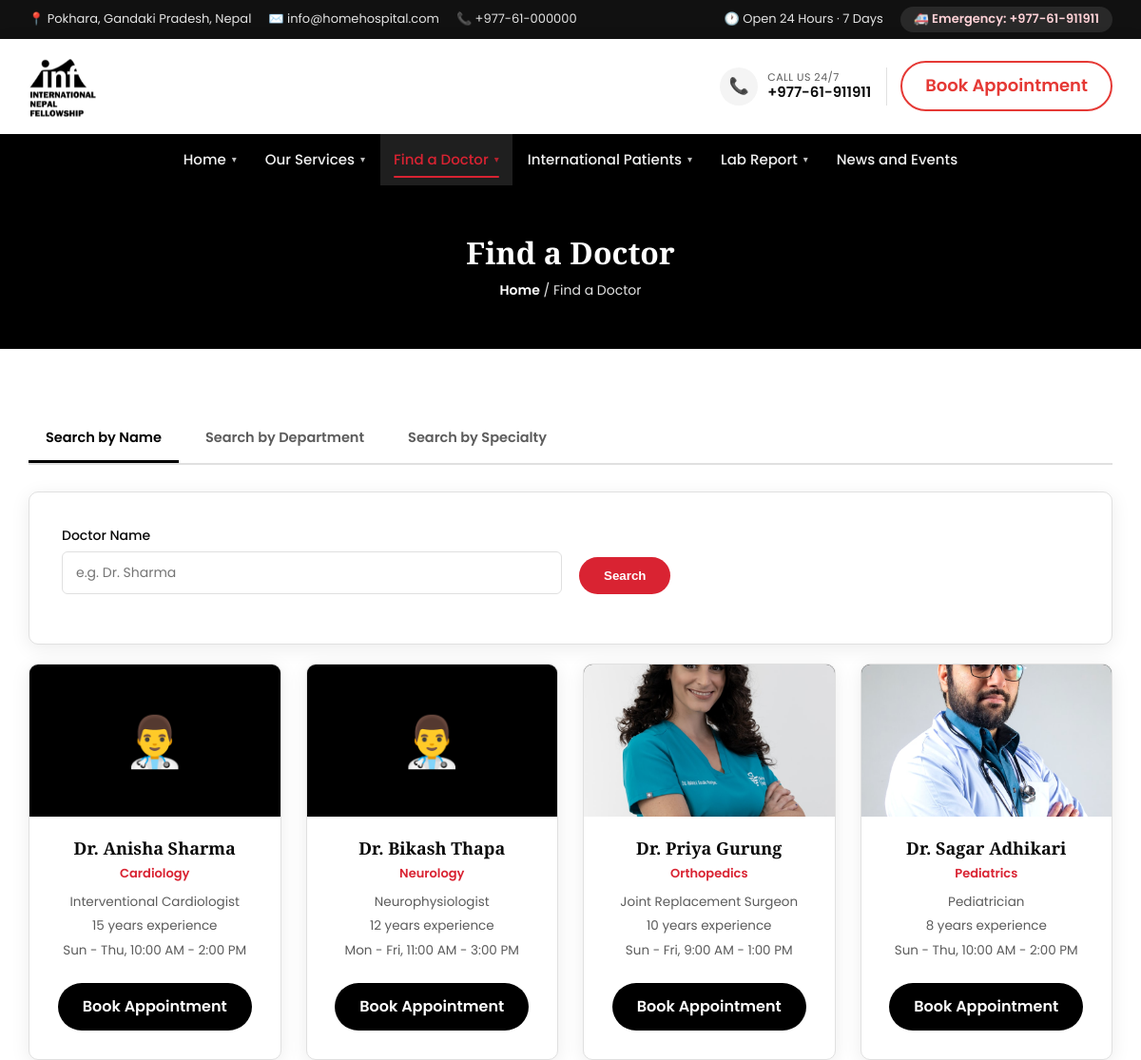
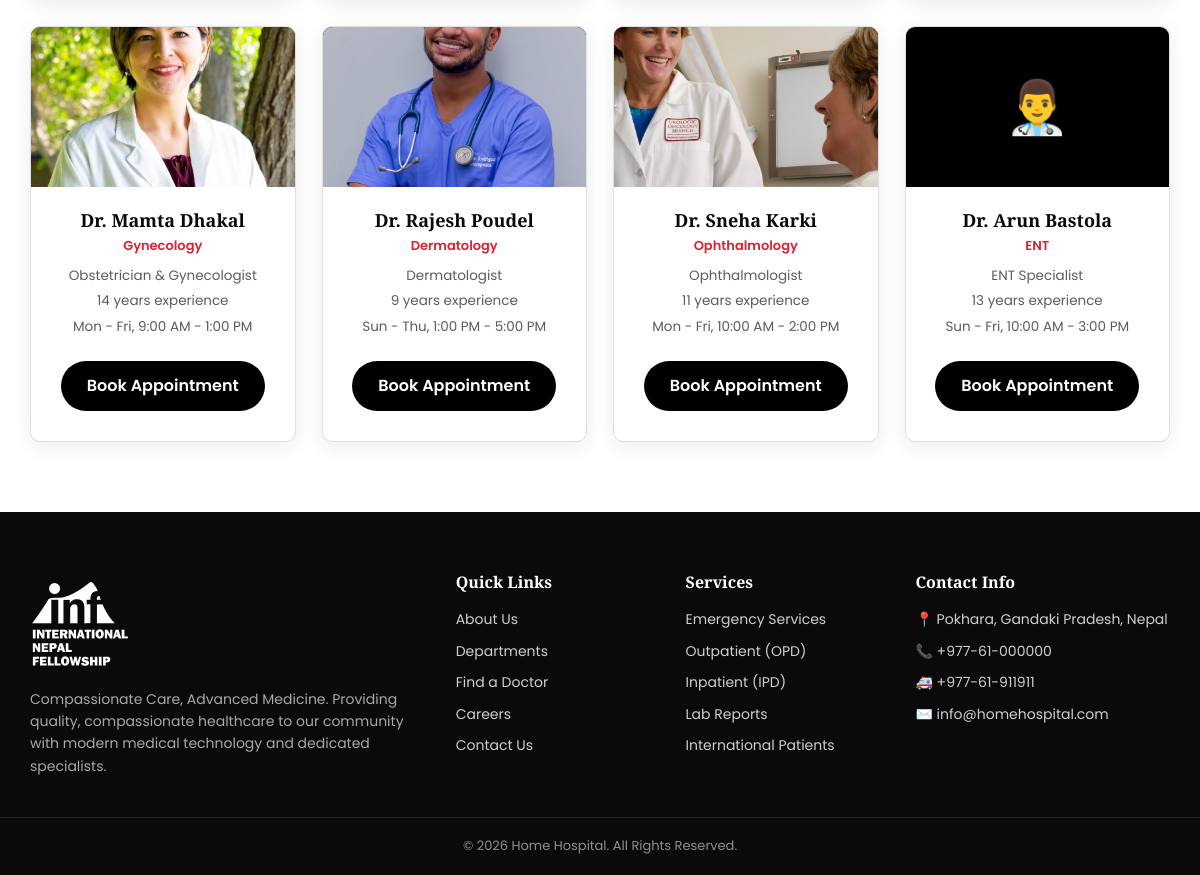
/pages/find-doctor.php, run on the app's committed database (2 pictures, top to bottom).
### tables this page shows
CREATE TABLE IF NOT EXISTS doctors (
    id INT NOT NULL AUTO_INCREMENT,
    name VARCHAR(150) NOT NULL,
    department_id INT NOT NULL,
    specialty VARCHAR(150) NOT NULL,
    experience VARCHAR(50) NOT NULL,
    days VARCHAR(100) NOT NULL,
    time_slot VARCHAR(100) NOT NULL,
    photo_url VARCHAR(255) DEFAULT NULL,
    created_at DATETIME NOT NULL DEFAULT CURRENT_TIMESTAMP,
    PRIMARY KEY (id),
    KEY idx_doctors_department_id (department_id),
    CONSTRAINT fk_doctors_department FOREIGN KEY (department_id)
        REFERENCES departments (id) ON DELETE CASCADE
);

CREATE TABLE IF NOT EXISTS departments (
    id INT NOT NULL AUTO_INCREMENT,
    name VARCHAR(150) NOT NULL,
    description TEXT NOT NULL,
    icon VARCHAR(20) NOT NULL DEFAULT '🏥',
    image_url VARCHAR(255) DEFAULT NULL,
    created_at DATETIME NOT NULL DEFAULT CURRENT_TIMESTAMP,
    PRIMARY KEY (id)
);

### pages/find-doctor.php (called while the page is built, shortened)
<?php
require_once __DIR__ . '/../includes/config.php';
$allowed_by = ['name', 'department', 'specialty'];
$by = in_array($_GET['by'] ?? '', $allowed_by, true) ? $_GET['by'] : 'name';
$q = mb_substr(trim($_GET['q'] ?? ''), 0, 100);
$results = Doctor::allWithDepartment();
View::render('pages/find-doctor', compact('page_title', 'by', 'q', 'dept_filter', 'results', 'departments', 'nav_menu'));

### includes/config.php (called while the page is built, shortened)
<?php
function e($value) {
    return htmlspecialchars((string)$value, ENT_QUOTES, 'UTF-8');
}
function site_url(string $path): string
{
    static $base = null;
    if ($base === null) {
        $docRoot = str_replace('\\', '/', rtrim($_SERVER['DOCUMENT_ROOT'] ?? '', '/'));
        $appRoot = str_replace('\\', '/', dirname(__DIR__));
        if ($docRoot !== '' && strpos($appRoot, $docRoot) === 0) {
            $base = '/' . ltrim(substr($appRoot, strlen($docRoot)), '/');
        } else {
            $base = '';
        }
        if ($base !== '') {
            $base = ($base === '/') ? '/' : rtrim($base, '/') . '/';
        }
    }
    return $base . $path;
}
spl_autoload_register(function ($class) {
    $prefix = 'App\\';
    $baseDir = __DIR__ . '/../app/';
    $len = strlen($prefix);
    $relativeClass = substr($class, $len);
    $file = $baseDir . str_replace('\\', '/', $relativeClass) . '.php';
});
function load_site_content() {
    $doctors = Doctor::allWithDepartment();
    return compact('departments', 'doctors', 'health_packages', 'news_events');
}
$site_content = load_site_content();

### app/Core/Database.php (called while the page is built, shortened)
<?php
class Database
{
    private static ?Database $instance = null;
    private PDO $pdo;
    private function __construct()
    {
        $driver = defined('DB_DRIVER') ? DB_DRIVER : 'mysql';
        if ($driver === 'mysql') {
            $dsn = 'mysql:host=' . (defined('DB_HOST') ? DB_HOST : '127.0.0.1')
                . ';port=' . (defined('DB_PORT') ? DB_PORT : '3306')
                . ';dbname=' . (defined('DB_NAME') ? DB_NAME : 'hospital')
                . ';charset=utf8mb4';
            $this->pdo = new PDO($dsn, defined('DB_USER') ? DB_USER : 'root', defined('DB_PASS') ? DB_PASS : '');
        }
        $this->pdo->setAttribute(PDO::ATTR_ERRMODE, PDO::ERRMODE_EXCEPTION);
        $this->pdo->setAttribute(PDO::ATTR_DEFAULT_FETCH_MODE, PDO::FETCH_ASSOC);
    }
    public static function getInstance(): self
    {
        if (self::$instance === null) {
            self::$instance = new self();
        }
        return self::$instance;
    }
    public function fetchAll(string $sql, array $params = []): array
    {
        $stmt = $this->pdo->prepare($sql);
        $stmt->execute($params);
        return $stmt->fetchAll();
    }
}

### app/Models/Doctor.php (called while the page is built, shortened)
<?php
class Doctor extends Model
{
    public static function allWithDepartment(string $orderBy = 'doc.id'): array
    {
        $db = new static();
        return $db->getDb()->fetchAll(
            'SELECT doc.*, dep.name AS department_name, dep.icon AS department_icon
             FROM doctors doc
             JOIN departments dep ON doc.department_id = dep.id
             ORDER BY ' . $orderBy
        );
    }
}

### app/Core/Model.php (called while the page is built, shortened)
<?php
abstract class Model
{
    protected Database $db;
    public function __construct()
    {
        $this->db = Database::getInstance();
    }
    public function getDb(): Database
    {
        return $this->db;
    }
}

### app/Views/pages/find-doctor.php (the view, shortened to what this page needs)
<section class="page-banner">
  <div class="container">
    <h1 data-aos="fade-up" data-aos-duration="1000">Find a Doctor</h1>
    <div class="breadcrumb" data-aos="fade-up" data-aos-duration="1000" data-aos-delay="100"><a href="<?php echo e(site_url('pages/index.php')); ?>">Home</a> / Find a Doctor</div>
  </div>
</section>
<section class="section">
  <div class="container">
    <div class="tabs" data-aos="fade-up" data-aos-duration="1000">
      <a href="<?php echo e(site_url('pages/find-doctor.php?by=name')); ?>" class="tab-btn <?php echo $by=='name'?'active':''; ?>">Search by Name</a>
      <a href="<?php echo e(site_url('pages/find-doctor.php?by=department')); ?>" class="tab-btn <?php echo $by=='department'?'active':''; ?>">Search by Department</a>
      <a href="<?php echo e(site_url('pages/find-doctor.php?by=specialty')); ?>" class="tab-btn <?php echo $by=='specialty'?'active':''; ?>">Search by Specialty</a>
    </div>
    <div class="form-box mb-20" data-aos="zoom-in" data-aos-duration="1200">
      <form method="GET" action="<?php echo e(site_url('pages/find-doctor.php')); ?>" class="form-row" style="align-items:end;">
        <?php if ($by === 'department'): ?>
          <div class="form-group" style="grid-column: span 1;">
            <label>Select Department</label>
            <select name="dept">
              <option value="">All Departments</option>
              <?php foreach ($departments as $d): ?>
              <option value="<?php echo e($d['id']); ?>" <?php echo ($dept_filter == $d['id']) ? 'selected' : ''; ?>><?php echo e($d['name']); ?></option>
              <?php endforeach; ?>
            </select>
          </div>
        <?php else: ?>
          <div class="form-group">
            <label><?php echo $by === 'specialty' ? 'Specialty Keyword' : 'Doctor Name'; ?></label>
            <input type="text" name="q" value="<?php echo e($q); ?>" placeholder="<?php echo $by === 'specialty' ? 'e.g. Cardiologist' : 'e.g. Dr. Sharma'; ?>">
          </div>
        <?php endif; ?>
        <div class="form-group">
          <button type="submit" class="btn btn-primary" data-aos="zoom-in" data-aos-duration="1200">Search</button>
        </div>
      </form>
    </div>
    <div class="grid grid-4">
      <?php foreach ($results as $i => $doc): ?>
      <div class="doctor-card" data-aos="fade-up" data-aos-duration="1000" data-aos-delay="<?php echo ($i % 4) * 100; ?>">
        <?php if (!empty($doc['photo_url'])): ?>
        <div class="doctor-photo"><img src="<?php echo e($doc['photo_url']); ?>" alt="<?php echo e($doc['name']); ?>"></div>
        <?php else: ?>
        <div class="doctor-photo">👨‍⚕️</div>
        <?php endif; ?>
        <div class="doctor-info">
          <h3><?php echo e($doc['name']); ?></h3>
          <div class="dept"><?php echo e($doc['department_name']); ?></div>
          <p><?php echo e($doc['specialty']); ?></p>
          <p><?php echo e($doc['experience']); ?> experience</p>
          <p><?php echo e($doc['days']); ?>, <?php echo e($doc['time_slot']); ?></p>
          <a href="<?php echo e(site_url('pages/book-appointment.php?doctor=' . urlencode($doc['name']))); ?>" class="btn btn-secondary mt-20" data-aos="zoom-in" data-aos-duration="1200">Book Appointment</a>
        </div>
      </div>
      <?php endforeach; ?>
    </div>
  </div>
</section>

### app/Core/View.php (shortened to what this page needs)
<?php
class View
{
    public static function render(string $view, array $data = [], string $layout = 'main'): void
    {
        $viewPath = __DIR__ . '/../Views/' . $view . '.php';
        extract($data);
        if ($layout) {
            $headerPath = __DIR__ . '/../Views/layouts/' . $layout . '-header.php';
            if (file_exists($headerPath)) {
                require $headerPath;
            }
        }
        require $viewPath;
        if ($layout) {
            $footerPath = __DIR__ . '/../Views/layouts/' . $layout . '-footer.php';
            if (file_exists($footerPath)) {
                require $footerPath;
            }
        }
    }
}

### app/Views/layouts/main-header.php (shortened to what this page needs)
<?php
$current = basename($_SERVER['PHP_SELF'] ?? 'index.php');
function header_nav_active(string $link, string $current): string
{
    $page = basename(parse_url($link, PHP_URL_PATH) ?: '');
    return ($page === $current) ? ' active' : '';
}
?>
<!DOCTYPE html>
<html lang="en">
<head>
<link rel="stylesheet" href="<?php echo e(site_url('css/style.css?v=17')); ?>">
<link rel="stylesheet" href="<?php echo e(site_url('css/aos.css')); ?>">
</head>
<body class="site">
<div class="topbar">
  <div class="container topbar-inner">
    <div class="topbar-left">
      <span>📍 <?php echo e(SITE_ADDRESS); ?></span>
      <span class="topbar-hide-sm">✉️ <a href="mailto:<?php echo e(SITE_EMAIL); ?>"><?php echo e(SITE_EMAIL); ?></a></span>
      <span class="topbar-hide-sm">📞 <a href="tel:<?php echo e(SITE_PHONE); ?>"><?php echo e(SITE_PHONE); ?></a></span>
    </div>
    <div class="topbar-right">
      <span class="topbar-hide-sm">🕐 Open 24 Hours · 7 Days</span>
      <span class="emergency">🚑 Emergency: <?php echo e(SITE_EMERGENCY); ?></span>
    </div>
  </div>
</div>
<header class="site-header">
  <div class="container header-main">
    <a href="<?php echo e(site_url('pages/index.php')); ?>" class="logo" aria-label="<?php echo e(SITE_NAME); ?>">
      <img src="<?php echo e(site_url('images/logo.png')); ?>" alt="<?php echo e(SITE_NAME); ?>" class="logo-img">
    </a>
    <div class="header-actions">
      <a href="tel:<?php echo e(SITE_EMERGENCY); ?>" class="header-call">
        <span class="header-call-icon">📞</span>
        <span class="header-call-text">
          <small>Call Us 24/7</small>
          <?php echo e(SITE_EMERGENCY); ?>
        </span>
      </a>
      <a href="<?php echo e(site_url('pages/book-appointment.php')); ?>" class="btn btn-primary nav-cta">Book Appointment</a>
    </div>
  </div>
  <nav class="main-nav" id="mainNav">
    <div class="container nav-inner">
      <ul class="nav-list">
        <?php foreach ($nav_menu as $label => $item): ?>
        <li class="has-dropdown<?php echo header_nav_active($item['link'], $current); ?>">
          <a href="<?php echo e(site_url('pages/' . $item['link'])); ?>">
            <?php echo e($label); ?>
            <?php if (!empty($item['children'])): ?><span class="caret">▾</span><?php endif; ?>
          </a>
        </li>
        <?php endforeach; ?>
      </ul>
    </div>
  </nav>
</header>

### app/Views/layouts/main-footer.php (shortened to what this page needs)
<footer class="site-footer">
  <div class="container footer-grid">
    <div class="footer-col">
      <a href="<?php echo e(site_url('pages/index.php')); ?>" class="footer-logo-link" aria-label="<?php echo e(SITE_NAME); ?>">
        <img src="<?php echo e(site_url('images/logo-white.png')); ?>" alt="<?php echo e(SITE_NAME); ?>" class="footer-logo">
      </a>
      <p><?php echo SITE_TAGLINE; ?>. Providing quality, compassionate healthcare to our community with modern medical technology and dedicated specialists.</p>
    </div>
    <div class="footer-col">
      <h4>Quick Links</h4>
      <ul>
        <li><a href="<?php echo e(site_url('pages/about.php')); ?>">About Us</a></li>
        <li><a href="<?php echo e(site_url('pages/departments.php')); ?>">Departments</a></li>
        <li><a href="<?php echo e(site_url('pages/find-doctor.php')); ?>">Find a Doctor</a></li>
        <li><a href="<?php echo e(site_url('pages/careers.php')); ?>">Careers</a></li>
        <li><a href="<?php echo e(site_url('pages/contact.php')); ?>">Contact Us</a></li>
      </ul>
    </div>
    <div class="footer-col">
      <h4>Services</h4>
      <ul>
        <li><a href="<?php echo e(site_url('pages/services.php#emergency')); ?>">Emergency Services</a></li>
        <li><a href="<?php echo e(site_url('pages/services.php#opd')); ?>">Outpatient (OPD)</a></li>
        <li><a href="<?php echo e(site_url('pages/services.php#ipd')); ?>">Inpatient (IPD)</a></li>
        <li><a href="<?php echo e(site_url('pages/lab-report.php')); ?>">Lab Reports</a></li>
        <li><a href="<?php echo e(site_url('pages/international-patients.php')); ?>">International Patients</a></li>
      </ul>
    </div>
    <div class="footer-col">
      <h4>Contact Info</h4>
      <ul class="contact-list">
        <li>📍 <?php echo SITE_ADDRESS; ?></li>
        <li>📞 <?php echo SITE_PHONE; ?></li>
        <li>🚑 <?php echo SITE_EMERGENCY; ?></li>
        <li>✉️ <?php echo SITE_EMAIL; ?></li>
      </ul>
    </div>
  </div>
  <div class="footer-bottom">
    <div class="container">
      <p>&copy; <?php echo date('Y'); ?> <?php echo SITE_NAME; ?>. All Rights Reserved.</p>
    </div>
  </div>
</footer>
</body>
</html>

### data on the page
doctors: name "Dr. Anisha Sharma", department.name "Cardiology", specialty "Interventional Cardiologist", experience "15 years", days "Sun - Thu", time_slot "10:00 AM - 2:00 PM"
doctors: name "Dr. Bikash Thapa", department.name "Neurology", specialty "Neurophysiologist", experience "12 years", days "Mon - Fri", time_slot "11:00 AM - 3:00 PM"
doctors: photo_url (picture), name "Dr. Priya Gurung", department.name "Orthopedics", specialty "Joint Replacement Surgeon", experience "10 years", days "Sun - Fri", time_slot "9:00 AM - 1:00 PM"
doctors: photo_url (picture), name "Dr. Sagar Adhikari", department.name "Pediatrics", specialty "Pediatrician", experience "8 years", days "Sun - Thu", time_slot "10:00 AM - 2:00 PM"
doctors: photo_url (picture), name "Dr. Mamta Dhakal", department.name "Gynecology", specialty "Obstetrician & Gynecologist", experience "14 years", days "Mon - Fri", time_slot "9:00 AM - 1:00 PM"
doctors: photo_url (picture), name "Dr. Rajesh Poudel", department.name "Dermatology", specialty "Dermatologist", experience "9 years", days "Sun - Thu", time_slot "1:00 PM - 5:00 PM"
doctors: photo_url (picture), name "Dr. Sneha Karki", department.name "Ophthalmology", specialty "Ophthalmologist", experience "11 years", days "Mon - Fri", time_slot "10:00 AM - 2:00 PM"
doctors: name "Dr. Arun Bastola", department.name "ENT", specialty "ENT Specialist", experience "13 years", days "Sun - Fri", time_slot "10:00 AM - 3:00 PM"

### other printed values
SITE_ADDRESS "Pokhara, Gandaki Pradesh, Nepal"
SITE_EMAIL "info@homehospital.com"
SITE_PHONE "+977-61-000000"
SITE_EMERGENCY "+977-61-911911"
$label "Home"
$label "Our Services"
$label "Find a Doctor"
$label "International Patients"
$label "Lab Report"
$label "News and Events"
SITE_TAGLINE "Compassionate Care, Advanced Medicine"
SITE_NAME "Home Hospital"
